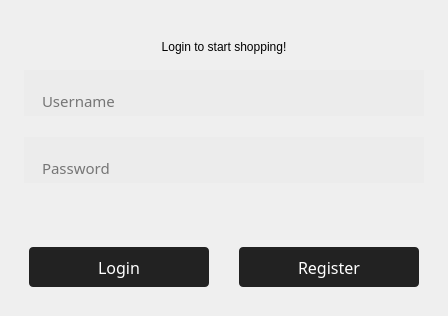
      <widget class="QWidget" name="login_page">
       <layout class="QVBoxLayout" name="verticalLayout_5">
        <item alignment="Qt::AlignHCenter|Qt::AlignTop">
         <widget class="QFrame" name="frame_login">
          <property name="styleSheet">
           <string notr="true">
.QPushButton {
  background-color: #222;
  border-radius: 4px;
  border-style: none;
  color: #fff;
  line-height: 1.5;
  max-width: none;
  width: 150px;
  padding: 9px 20px 8px;
}

QPushButton:hover,
QPushButton:focus {
  background-color: rgb(54, 54, 54);
}

QLineEdit {
  color: rgba(0,0,0,.87);
  padding: 20px 16px 6px;
  background: #ececec;
  border: none;
  border-radius: 4px;
  border-bottom: 1px solid rgba(0,0,0,.42);
  border-radius: 0 0 0 0;
  font-size: 15px;
  height: 20px;
}

#hint {
	font: 25 12pt &quot;Bahnschrift Light SemiCondensed&quot;;
	margin-bottom: 10px;
}


</string>
          </property>
          <property name="frameShape">
           <enum>QFrame::NoFrame</enum>
          </property>
          <property name="frameShadow">
           <enum>QFrame::Raised</enum>
          </property>
          <layout class="QVBoxLayout" name="verticalLayout_7">
           <item>
            <widget class="QLabel" name="logo">
             <property name="maximumSize">
              <size>
               <width>600</width>
               <height>300</height>
              </size>
             </property>
             <property name="baseSize">
              <size>
               <width>500</width>
               <height>200</height>
              </size>
             </property>
             <property name="styleSheet">
              <string notr="true"/>
             </property>
             <property name="text">
              <string/>
             </property>
             <property name="pixmap">
              <pixmap resource="agriculture-shop-ressources.qrc">:/pictures/assets/Logo2.png</pixmap>
             </property>
             <property name="scaledContents">
              <bool>true</bool>
             </property>
             <property name="alignment">
              <set>Qt::AlignCenter</set>
             </property>
            </widget>
           </item>
           <item>
            <widget class="QLabel" name="hint">
             <property name="text">
              <string>Login to start shopping!</string>
             </property>
             <property name="alignment">
              <set>Qt::AlignCenter</set>
             </property>
            </widget>
           </item>
           <item alignment="Qt::AlignHCenter">
            <widget class="QLineEdit" name="input_username">
             <property name="minimumSize">
              <size>
               <width>400</width>
               <height>0</height>
              </size>
             </property>
             <property name="maximumSize">
              <size>
               <width>500</width>
               <height>16777215</height>
              </size>
             </property>
             <property name="font">
              <font>
               <family>Bahnschrift</family>
               <pointsize>-1</pointsize>
              </font>
             </property>
             <property name="focusPolicy">
              <enum>Qt::StrongFocus</enum>
             </property>
             <property name="autoFillBackground">
              <bool>false</bool>
             </property>
             <property name="placeholderText">
              <string>Username</string>
             </property>
            </widget>
           </item>
           <item>
            <spacer name="verticalSpacer_2">
             <property name="orientation">
              <enum>Qt::Vertical</enum>
             </property>
             <property name="sizeType">
              <enum>QSizePolicy::Expanding</enum>
             </property>
             <property name="sizeHint" stdset="0">
              <size>
               <width>20</width>
               <height>15</height>
              </size>
             </property>
            </spacer>
           </item>
           <item alignment="Qt::AlignHCenter">
            <widget class="QLineEdit" name="input_password">
             <property name="minimumSize">
              <size>
               <width>400</width>
               <height>0</height>
              </size>
             </property>
             <property name="maximumSize">
              <size>
               <width>500</width>
               <height>16777215</height>
              </size>
             </property>
             <property name="font">
              <font>
               <family>Bahnschrift</family>
               <pointsize>-1</pointsize>
              </font>
             </property>
             <property name="focusPolicy">
              <enum>Qt::StrongFocus</enum>
             </property>
             <property name="inputMask">
              <string/>
             </property>
             <property name="echoMode">
              <enum>QLineEdit::Password</enum>
             </property>
             <property name="placeholderText">
              <string>Password</string>
             </property>
            </widget>
           </item>
           <item alignment="Qt::AlignHCenter|Qt::AlignVCenter">
            <widget class="QLabel" name="hint_login_information">
             <property name="enabled">
              <bool>true</bool>
             </property>
             <property name="minimumSize">
              <size>
               <width>380</width>
               <height>0</height>
              </size>
             </property>
             <property name="maximumSize">
              <size>
               <width>380</width>
               <height>16777215</height>
              </size>
             </property>
             <property name="font">
              <font>
               <family>Bahnschrift Light</family>
               <pointsize>10</pointsize>
              </font>
             </property>
             <property name="styleSheet">
              <string notr="true">color: red;</string>
             </property>
             <property name="text">
              <string/>
             </property>
             <property name="alignment">
              <set>Qt::AlignRight|Qt::AlignTrailing|Qt::AlignVCenter</set>
             </property>
            </widget>
           </item>
           <item>
            <spacer name="verticalSpacer">
             <property name="orientation">
              <enum>Qt::Vertical</enum>
             </property>
             <property name="sizeHint" stdset="0">
              <size>
               <width>20</width>
               <height>25</height>
              </size>
             </property>
            </spacer>
           </item>
           <item alignment="Qt::AlignHCenter">
            <widget class="QFrame" name="frame">
             <property name="minimumSize">
              <size>
               <width>0</width>
               <height>0</height>
              </size>
             </property>
             <property name="frameShape">
              <enum>QFrame::NoFrame</enum>
             </property>
             <property name="frameShadow">
              <enum>QFrame::Raised</enum>
             </property>
             <layout class="QHBoxLayout" name="horizontalLayout_2">
              <property name="spacing">
               <number>30</number>
              </property>
              <item>
               <widget class="QPushButton" name="pushButton_4">
                <property name="minimumSize">
                 <size>
                  <width>180</width>
                  <height>0</height>
                 </size>
                </property>
                <property name="maximumSize">
                 <size>
                  <width>79</width>
                  <height>16777215</height>
                 </size>
                </property>
                <property name="font">
                 <font>
                  <family>Bahnschrift</family>
                  <pointsize>12</pointsize>
                  <weight>50</weight>
                  <bold>false</bold>
                 </font>
                </property>
                <property name="cursor">
                 <cursorShape>PointingHandCursor</cursorShape>
                </property>
                <property name="focusPolicy">
                 <enum>Qt::TabFocus</enum>
                </property>
                <property name="text">
                 <string>Login</string>
                </property>
                <property name="flat">
                 <bool>false</bool>
                </property>
               </widget>
              </item>
              <item>
               <widget class="QPushButton" name="pushButton">
                <property name="minimumSize">
                 <size>
                  <width>180</width>
                  <height>0</height>
                 </size>
                </property>
                <property name="font">
                 <font>
                  <family>Bahnschrift</family>
                  <pointsize>12</pointsize>
                 </font>
                </property>
                <property name="cursor">
                 <cursorShape>PointingHandCursor</cursorShape>
                </property>
                <property name="focusPolicy">
                 <enum>Qt::TabFocus</enum>
                </property>
                <property name="text">
                 <string>Register</string>
                </property>
                <property name="flat">
                 <bool>false</bool>
                </property>
               </widget>
              </item>
             </layout>
            </widget>
           </item>
          </layout>
         </widget>
        </item>
       </layout>
      </widget>
